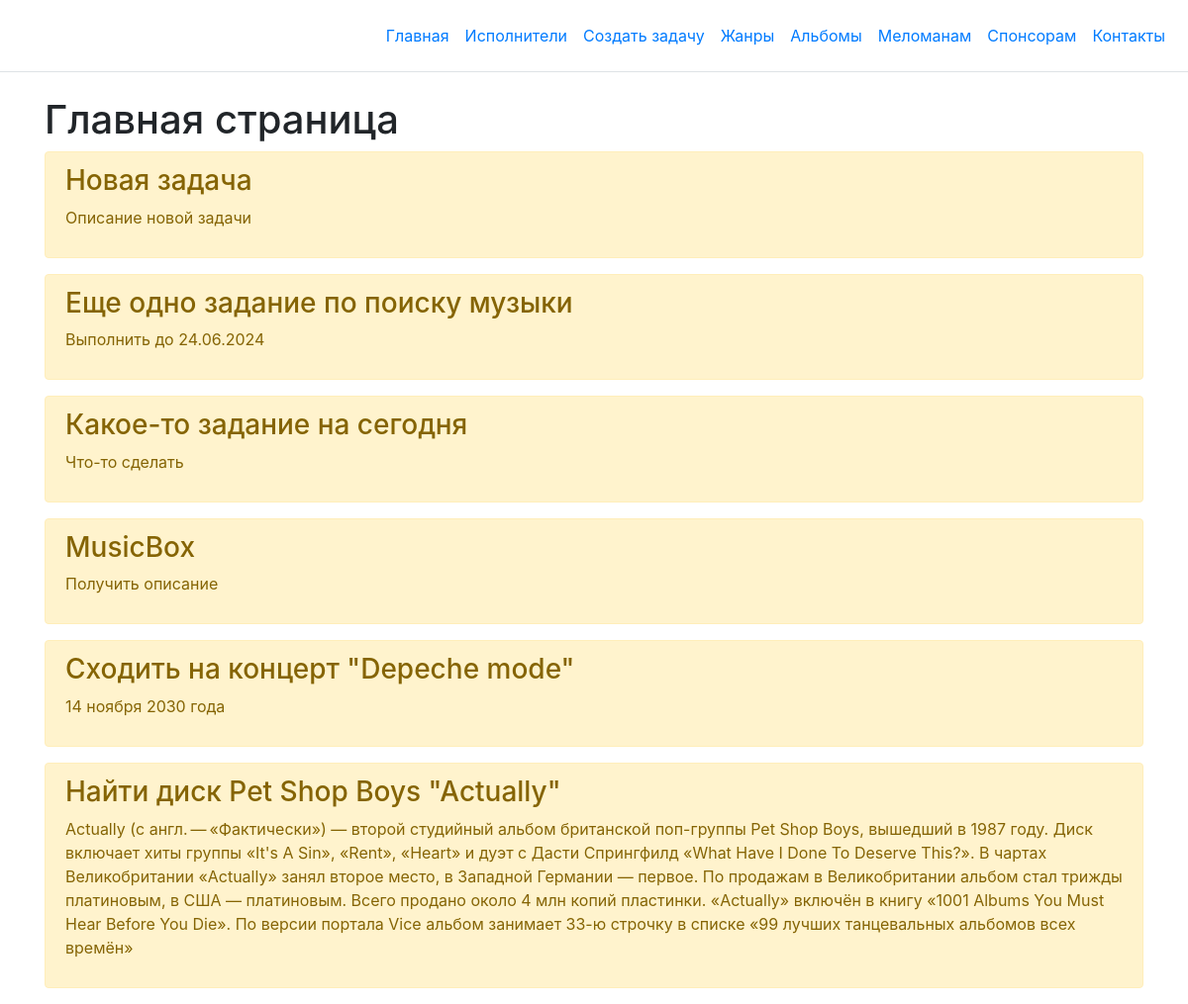
The page / on the database its author committed.
### main/models.py (models this page shows, shortened)
class MusicTask(models.Model):
    title = models.CharField('Название', max_length=100)
    musictask = models.TextField('Описание')
    class Meta:
        verbose_name = 'Задача'
        verbose_name_plural = 'Задачи'

### main/views.py (the view)
# urls.py: path('', views.index, name='home'),
def index(request):
    tasks = MusicTask.objects.order_by('-id')
    return render(request,'main/index.html', {'title': 'Главная страница сайта', 'tasks': tasks})

### main/templates/main/index.html (shortened to what this page needs)
{% extends 'main/base.html' %}
{% block content %}
    <h1>Главная страница</h1>
    {% if tasks %}
        {% for el in tasks %}
           <div class="alert alert-warning mt-2">
               <h3>{{ el.title }}</h3>
               <p>{{ el.musictask }}</p>
           </div>
        {% endfor %}
    {% else %}
        <p>Записи отсутствуют!</p>
    {% endif %}
{% endblock %}

### main/templates/main/base.html (shortened to what this page needs)
<!doctype html>
<html lang="en">
<head>
    <link rel="stylesheet" href="https://cdn.jsdelivr.net/npm/bootstrap@4.6.2/dist/css/bootstrap.min.css">
</head>
<body>
    <header class="d-flex flex-wrap align-items-center justify-content-center justify-content-md-between py-3 mb-4 border-bottom">
      <div class="col-md-3 mb-2 mb-md-0">
        <a href="/" class="d-inline-flex link-body-emphasis text-decoration-none">
          <svg class="bi" width="40" height="32" role="img" aria-label="Bootstrap"><use xlink:href="#bootstrap"></use></svg>
        </a>
      </div>
      <ul class="nav col-12 col-md-auto mb-2 justify-content-center mb-md-0">
        <li><a href="{% url 'home' %}" class="nav-link px-2 link-secondary">Главная</a></li>
        <li><a href="{% url 'singers' %}" class="nav-link px-2">Исполнители</a></li>
        <li><a href="{% url 'create' %}" class="nav-link px-2">Создать задачу</a></li>
        <li><a href="#" class="nav-link px-2">Жанры</a></li>
        <li><a href="#" class="nav-link px-2">Альбомы</a></li>
        <li><a href="#" class="nav-link px-2">Меломанам</a></li>
        <li><a href="#" class="nav-link px-2">Спонсорам</a></li>
        <li><a href="#" class="nav-link px-2">Контакты</a></li>
      </ul>
    </header>
    <div class="container">
        {% block content %}{% endblock %}
    </div>
</body>
</html>

### rows shown on the page
MusicTask: title "Новая задача", musictask "Описание новой задачи"
MusicTask: title "Еще одно задание по поиску музыки", musictask "Выполнить до 24.06.2024"
MusicTask: title "Какое-то задание на сегодня", musictask "Что-то сделать"
MusicTask: title "MusicBox", musictask "Получить описание"
MusicTask: title "Сходить на концерт \"Depeche mode\"", musictask "14 ноября 2030 года"
MusicTask: title "Найти диск Pet Shop Boys \"Actually\"", musictask "Actually (с англ. — «Фактически») — второй студийный альбом британской поп-группы Pet Shop Boys, вышедший в 1987 году. Диск включает хиты группы «It's A Sin», «Rent», «Heart» и дуэт с Дасти Спрингфилд «What Have I Done To Deserve This?». В чартах Великобритании «Actually» занял второе место, в Западной Германии — первое. По продажам в Великобритании альбом стал трижды платиновым, в США — платиновым. Всего продано около 4 млн копий пластинки. «Actually» включён в книгу «1001 Albums You Must Hear Before You Die». По версии портала Vice альбом занимает 33-ю строчку в списке «99 лучших танцевальных альбомов всех времён»"
